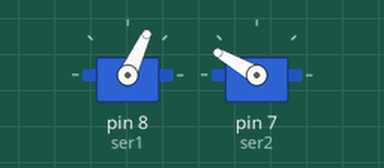
Simulated run of this sketch. Board: Arduino Uno, built with avr-gcc and run on an emulated ATmega328P. On the bench: 2 × servo.

Above: at 0.1 s.
At 10.6 s:
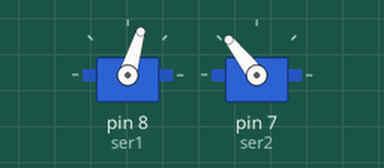
At 11.1 s:
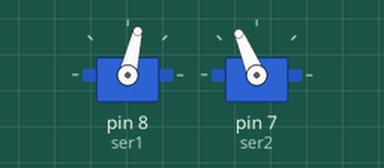
At 12.1 s:
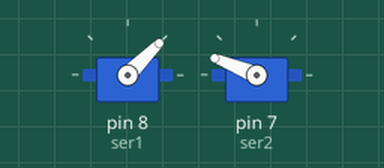
Timing chart, 0 to 13.6 s (numbered marks = the images above):
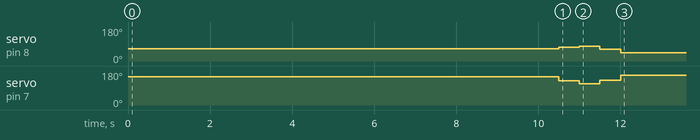

The sketch:

scribot.ino
```cpp
#include <Servo.h>
#include <math.h>

Servo ser1;
Servo ser2;

double aDeg, eDeg, bDeg;

double radDeg(double x){
  return x*180/PI;
}

void inv(double x, double y){
  double bc = sqrt(x*x+y*y);
  double a = acos((61-bc*bc)/60);
  double e = atan(y/x);
  double b = asin((6*sin(a))/bc);
  aDeg = radDeg(a);
  eDeg = radDeg(e);
  bDeg = radDeg(b);
}

void invServo(double x, double y){
  inv(x,y);
  ser1.write(bDeg + eDeg);
  ser2.write(aDeg);
  delay(500);
}

void L(){
  invServo(7,8);
  delay(10000);
  invServo(7,7);
  invServo(7,6);
  invServo(8,6);
  invServo(9,6);
}

void N(){
  invServo(7,6);
  delay(10000);
  invServo(7,7);
  invServo(8,6);
  invServo(8,7);
}


void V(){
  invServo(6,7);
  delay(10000);
  invServo(7,6);
  invServo(8,7);
}

void setup() {
  // put your setup code here, to run once:
  ser1.attach(8);
  ser2.attach(7);
  Serial.begin(9600);
  L();
//ser1.write(0);
//ser2.write(0);
//  M();
//  N();
//V();
  delay(100);
  ser1.detach();
  ser2.detach();
}

void loop() {
}
```
